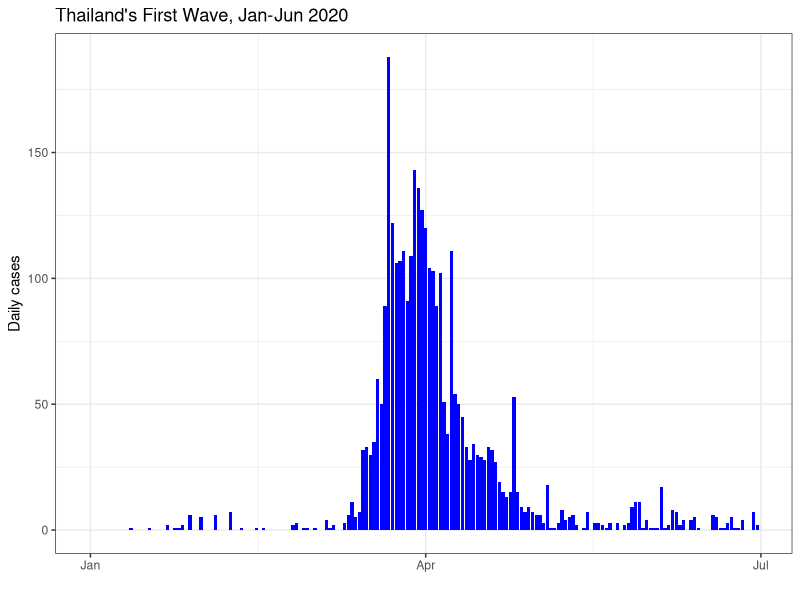
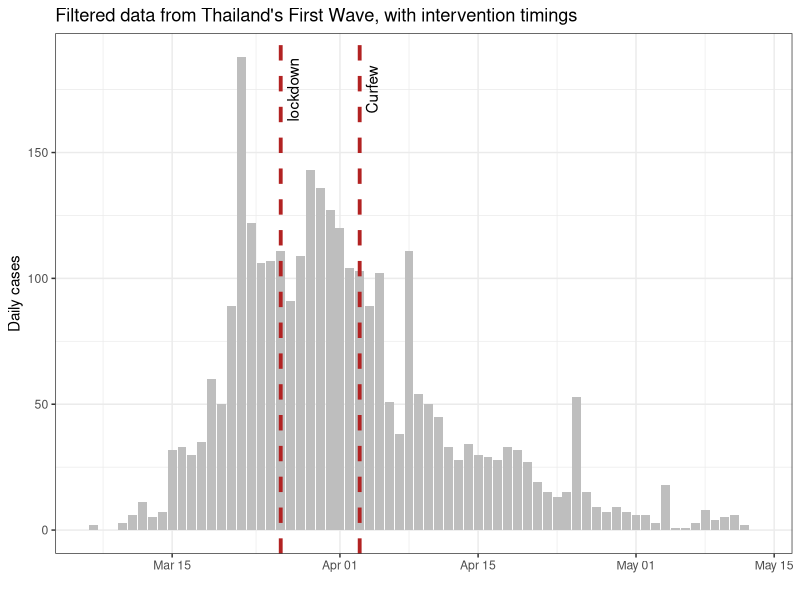
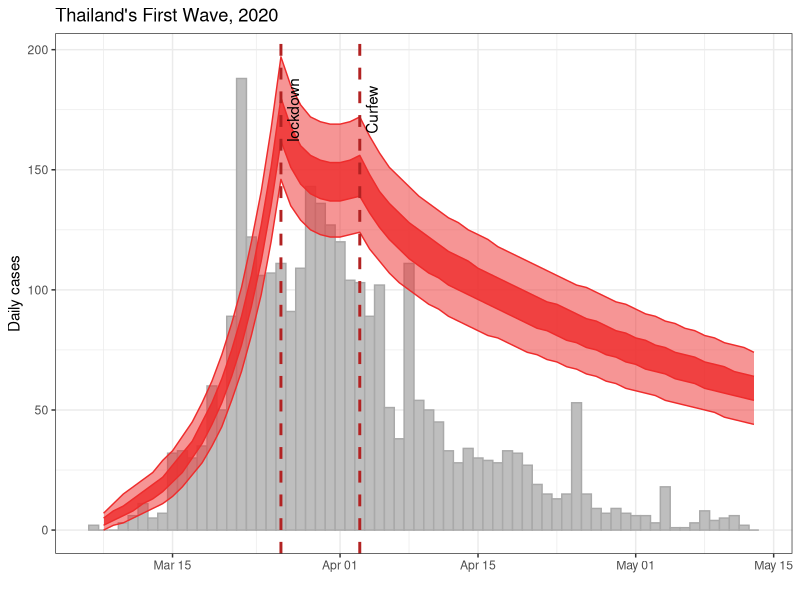
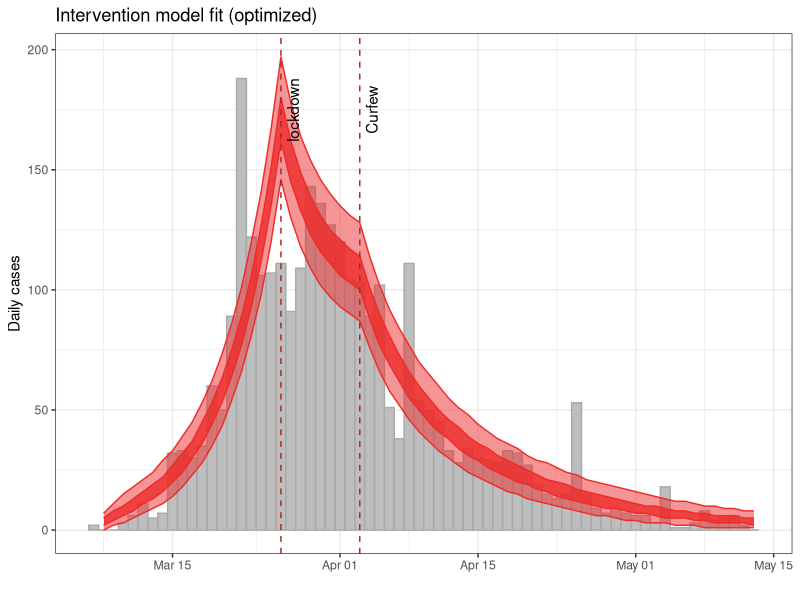

R code for these plots, in order:
## ---- chunk 1
knitr::opts_chunk$set(
    fig.align = "center"
)
## ---- chunk 2
library(dplyr)
library(deSolve)
library(ggplot2)
## ---- chunk 3
first_wave <- read.csv("first_wave_TH.csv", colClasses = c("Date", "numeric", "numeric"))
first_wave$Date <- as.Date(first_wave$Date, format = "%Y-%m-%d")

ggplot(first_wave, aes(x = Date, y = Cases)) +
    geom_col(fill = "blue") +
    ylab("Daily cases") +
    xlab("") +
    ggtitle("Thailand's First Wave, Jan-Jun 2020") +
    theme_bw()
## ---- chunk 4
fitting_start_date <- as.Date("2020-03-07") # start of fitting window
emergency_start_date <- as.Date("2020-03-26") # Start of Emergency declaration
curfew_start_date <- as.Date("2020-04-03") # Start of Curfew
fitting_end_date <- as.Date("2020-05-13") # end of fitting window
## ---- chunk 5
outbreak <- first_wave %>%
    filter(Date >= fitting_start_date, Date <= fitting_end_date)

# Visual check of the filtered outbreak data and intervention times
ggplot(outbreak, aes(x = Date, y = Cases)) +
    geom_col(fill = "gray") +
    ylab("Daily cases") +
    xlab("") +
    ggtitle("Filtered data from Thailand's First Wave, with intervention timings") +
    theme_bw() +
    geom_vline(xintercept = emergency_start_date, colour='firebrick', 
               linetype='dashed', size=1.3) +
    geom_vline(xintercept = curfew_start_date, colour='firebrick', 
               linetype='dashed', size=1.3) +
    annotate(
        geom = "text",
        label = c("lockdown", "Curfew"),
        x = c(emergency_start_date, curfew_start_date),
        y = c(175, 175),
        angle = 90,
        vjust = 1.5
    )
## ---- chunk 6
parameters <- c(
    R0 = 3.970588, # from the NM fitting session
    latent_period = 5, # Rounded from Trauer, J.M., Lydeamore, M.J., Dalton, G.W. et al. Understanding how Victoria, Australia gained control of its second COVID-19 wave. Nat Commun 12, 6266 (2021). https://doi.org/10.1038/s41467-021-26558-4
    infectious_period = 6, # Rounded from Trauer et al
    emergency_efficacy = 0.70, # guess, assuming R_interventions = (1-efficacy) * R0
    curfew_efficacy = 0.80 # guess
)
## ---- chunk 7
# Initial conditions
Total_population <- 6.6e7 # Roughly population of Thailand
Initial_exposed <- 0 # Simplifying assumption
Initial_infectious <- 30.356868 # from the NM fitting session
Initial_recovered <- 0 # simplifying assumption
Initial_susceptible <- Total_population - Initial_exposed - Initial_infectious - Initial_recovered


# State variables
state <- c(
    Susceptible = Initial_susceptible,
    Exposed = Initial_exposed,
    Infectious = Initial_infectious,
    Recovered = Initial_recovered
)

# Time window
times <- seq(fitting_start_date, fitting_end_date, by = 1)
## ---- chunk 8
COVID.intervention <- function(t, state, parameters) {
    with(as.list(c(state, parameters)), {

        # Calculate the total population size
        Total_population <- Susceptible + Exposed + Infectious + Recovered

        # Calculate intervention efficacy
        if (t < as.numeric(emergency_start_date - fitting_start_date)) {
            intervention_efficacy <- 0
        } else if (t >= as.numeric(emergency_start_date - fitting_start_date) &&
            t < as.numeric(curfew_start_date - fitting_start_date)) {
            intervention_efficacy <- emergency_efficacy
        } else {
            intervention_efficacy <- curfew_efficacy
        }


        # Calculate the effective reproduction number in the presence of interventions
        R_interventions <- (1 - intervention_efficacy) * R0 # assuming everyone starts susceptible

        # Calculate the average force of infection imposed on each susceptible individual
        force_of_infection <- R_interventions * Infectious / (Total_population * infectious_period)

        # Calculate the net (instantaneous) change in each state variable
        Susceptible_change <- -force_of_infection * Susceptible
        Exposed_change <- force_of_infection * Susceptible - Exposed / latent_period
        Infectious_change <- Exposed / latent_period - Infectious / infectious_period
        Recovered_change <- Infectious / infectious_period

        # Return net changes as list
        return(list(
            c(
                Susceptible_change,
                Exposed_change,
                Infectious_change,
                Recovered_change
            )
        ))
    })
}
## ---- chunk 9
# Wrapper function to solve model and tidy up output
solve.intervention.model <- function(y_ = state,
                                     times_ = times,
                                     func. = COVID.intervention,
                                     parms_ = parameters) {
    out <- ode(
        y = y_,
        times = as.numeric(times_ - times_[1]),
        func = func.,
        parms = parms_
    )


    # Calculate the prevalence, incidence and cumulative incidence (for comparison with data)
    out <- as.data.frame(out) %>%
        mutate(
            Incidence = Exposed / parms_["latent_period"],
            Cumulative_incidence = cumsum(Incidence) + Incidence[1],
            Population = Susceptible + Exposed + Infectious + Recovered,
            Prevalence = (Exposed + Infectious)/Population,
            Date = times_
        )

    return(as.data.frame(out))
}
## ---- chunk 10
# Run the model for out initial set of parameters
out_init <- solve.intervention.model()


# Make sure to add observational uncertainty
out_init <- out_init %>%
    mutate(
        lower50 = qpois(p = 0.25, lambda = Incidence), # 50% confidence interval (i.e., 25 - 75th centiles)
        upper50 = qpois(p = 0.75, lambda = Incidence),
        lower95 = qpois(p = 0.025, lambda = Incidence), # 95% confidence interval (i.e., 2.5 - 97.5th centiles)
        upper95 = qpois(p = 0.975, lambda = Incidence)
    )

# Plot initial estimate
ggplot(outbreak) +
    geom_col(aes(x = Date, y = Cases), width = 1, fill = "gray", colour = "darkgray") +
    geom_ribbon(
        data = out_init[-1, ], aes(x = Date, ymin = lower50, ymax = upper50),
        fill = "firebrick2", colour = "firebrick2", alpha = 0.8
    ) +
    geom_ribbon(
        data = out_init[-1, ], aes(x = Date, ymin = lower95, ymax = upper95),
        fill = "firebrick2", colour = "firebrick2", alpha = 0.5
    ) +
    ylab("Daily cases") +
    xlab("") +
    ggtitle("Thailand's First Wave, 2020") +
    theme_bw()+
    geom_vline(xintercept = emergency_start_date, colour='firebrick', 
               linetype='dashed', size=1) +
    geom_vline(xintercept = curfew_start_date, colour='firebrick', 
               linetype='dashed', size=1) +
    annotate(
        geom = "text",
        label = c("lockdown", "Curfew"),
        x = c(emergency_start_date, curfew_start_date),
        y = c(175, 175),
        angle = 90,
        vjust = 1.5
    )
## ---- chunk 11
logit <- function(x) {
    return(log(x / (1 - x)))
}

# And its inverse
inverse.logit <- function(x) {
    return(exp(x) / (1 + exp(x)))
}
## ---- chunk 12
negative.log.likelihood <- function(transformed_parameters, # assumes logit form of parameters -- per Wednesday arvo session
                                    data = outbreak$Cases[-1],
                                    state_ = state,
                                    times_ = times,
                                    func. = COVID.intervention, # note this is our ode solver
                                    parms_base = parameters) {

    # Back-transform model parameters (inverse logit)
    parms_base[c("emergency_efficacy", "curfew_efficacy")] <-
        inverse.logit(transformed_parameters[c("emergency_efficacy", "curfew_efficacy")])

    # Solve model with updated parameters
    out <- solve.intervention.model(
        state_,
        times_,
        func.,
        parms_base
    )

    return(-sum(dpois(
        x = data,
        lambda = out$Incidence[-1],
        log = TRUE
    ))) # Poisson observation model
}
## ---- chunk 13
init_parameters <- c(logit(parameters[c(
    "emergency_efficacy",
    "curfew_efficacy"
)]))

# Calculate initial negative log-likelihood
negative.log.likelihood(init_parameters)
negative_log_likelihood_initial <- -sum(dpois(
    x = outbreak$Cases[-1],
    lambda = out_init$Incidence[-1], # This is from the previous section!
    log = TRUE
))
negative_log_likelihood_initial
## ---- chunk 14
optim_NM <- optim(
    par = init_parameters,
    fn = negative.log.likelihood,
    method = "Nelder-Mead",
    hessian = TRUE
)

# Check for convergence
optim_NM$convergence # 0 - converged; nonzero - failed

# Back-transform parameters
c(inverse.logit(optim_NM$par[c(
    "emergency_efficacy",
    "curfew_efficacy"
)]))

# Inspect the optimal negative log-likelihood
optim_NM$value
## ---- chunk 15
optimal_parameters <- parameters
optimal_parameters[c(
    "emergency_efficacy",
    "curfew_efficacy"
)] <- inverse.logit(optim_NM$par[c(
    "emergency_efficacy",
    "curfew_efficacy"
)])



# Solve the model given the optimal parameters and initial conditions
optimal_solution <- solve.intervention.model(
    y_ = state,
    times_ = times,
    func. = COVID.intervention,
    parms = optimal_parameters
)


# Calculate the observational confidence intervals
optimal_solution <- optimal_solution %>%
    mutate(
        lower50 = qpois(p = 0.25, lambda = Incidence), # 50% confidence interval (i.e., 25 - 75th centiles)
        upper50 = qpois(p = 0.75, lambda = Incidence),
        lower95 = qpois(p = 0.025, lambda = Incidence), # 95% confidence interval (i.e., 2.5 - 97.5th centiles)
        upper95 = qpois(p = 0.975, lambda = Incidence)
    )

ggplot(outbreak) +
    geom_col(
        aes(x = Date, y = Cases),
        width = 1.0,
        fill = "gray",
        colour = "darkgray"
    ) +
    geom_ribbon(
        data = optimal_solution[-1, ],
        aes(x = Date, ymin = lower50, ymax = upper50),
        fill = "firebrick2", colour = "firebrick2", alpha = 0.8
    ) +
    geom_ribbon(
        data = optimal_solution[-1, ],
        aes(x = Date, ymin = lower95, ymax = upper95),
        fill = "firebrick2", colour = "firebrick2", alpha = 0.5
    ) +
    ylab("Daily cases") +
    xlab("") +
    ggtitle("Intervention model fit (optimized)") +
    geom_vline(
        aes(xintercept = emergency_start_date),
        linetype = "dashed", colour = "firebrick"
    ) +
    geom_vline(
        aes(xintercept = curfew_start_date),
        linetype = "dashed", colour = "firebrick"
    ) +
    annotate(
        geom = "text",
        label = c("lockdown", "Curfew"),
        x = c(emergency_start_date, curfew_start_date),
        y = c(175, 175),
        angle = 90,
        vjust = 1.5
    ) +
    theme_bw()
## ---- chunk 16
covar_matrix <- solve(optim_NM$hessian)
std_errors <- sqrt(diag(covar_matrix))
estimates_transformed <- data.frame(
    estimate = optim_NM$par,
    std_error = std_errors
) %>%
    dplyr::mutate(
        lower95CI = estimate - 1.96 * std_error,
        upper95CI = estimate + 1.96 * std_error
    )
estimates_transformed

# Back-transform estimates and confidence intervals
estimates <- inverse.logit(estimates_transformed[, -2])
estimates
